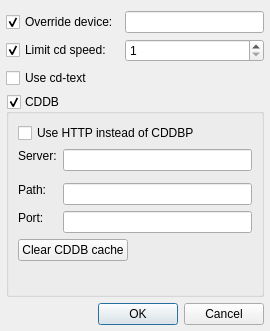
<?xml version="1.0" encoding="UTF-8"?>
<ui version="4.0">
 <class>SettingsDialog</class>
 <widget class="QDialog" name="SettingsDialog">
  <property name="geometry">
   <rect>
    <x>0</x>
    <y>0</y>
    <width>270</width>
    <height>331</height>
   </rect>
  </property>
  <property name="minimumSize">
   <size>
    <width>270</width>
    <height>331</height>
   </size>
  </property>
  <property name="maximumSize">
   <size>
    <width>270</width>
    <height>331</height>
   </size>
  </property>
  <property name="windowTitle">
   <string>CD Audio Plugin Settings</string>
  </property>
  <layout class="QGridLayout" name="gridLayout_2">
   <property name="leftMargin">
    <number>6</number>
   </property>
   <property name="rightMargin">
    <number>6</number>
   </property>
   <property name="bottomMargin">
    <number>6</number>
   </property>
   <item row="0" column="0">
    <widget class="QCheckBox" name="deviceCheckBox">
     <property name="focusPolicy">
      <enum>Qt::NoFocus</enum>
     </property>
     <property name="text">
      <string>Override device:</string>
     </property>
     <property name="checked">
      <bool>true</bool>
     </property>
    </widget>
   </item>
   <item row="0" column="1">
    <widget class="QLineEdit" name="deviceLineEdit"/>
   </item>
   <item row="1" column="0">
    <widget class="QCheckBox" name="speedCheckBox">
     <property name="focusPolicy">
      <enum>Qt::NoFocus</enum>
     </property>
     <property name="text">
      <string>Limit cd speed:</string>
     </property>
     <property name="checked">
      <bool>true</bool>
     </property>
    </widget>
   </item>
   <item row="1" column="1">
    <widget class="QSpinBox" name="speedSpinBox">
     <property name="minimum">
      <number>1</number>
     </property>
     <property name="maximum">
      <number>48</number>
     </property>
    </widget>
   </item>
   <item row="2" column="0" colspan="2">
    <widget class="QCheckBox" name="cdtextCheckBox">
     <property name="focusPolicy">
      <enum>Qt::NoFocus</enum>
     </property>
     <property name="text">
      <string>Use cd-text</string>
     </property>
    </widget>
   </item>
   <item row="3" column="0" colspan="2">
    <widget class="QGroupBox" name="cddbGroupBox">
     <property name="focusPolicy">
      <enum>Qt::NoFocus</enum>
     </property>
     <property name="title">
      <string>CDDB</string>
     </property>
     <property name="flat">
      <bool>false</bool>
     </property>
     <property name="checkable">
      <bool>true</bool>
     </property>
     <layout class="QGridLayout" name="gridLayout">
      <item row="0" column="0" colspan="2">
       <widget class="QCheckBox" name="httpCheckBox">
        <property name="focusPolicy">
         <enum>Qt::NoFocus</enum>
        </property>
        <property name="text">
         <string>Use HTTP instead of CDDBP</string>
        </property>
       </widget>
      </item>
      <item row="1" column="1">
       <widget class="QLineEdit" name="serverLineEdit"/>
      </item>
      <item row="1" column="0" rowspan="2">
       <widget class="QLabel" name="label">
        <property name="text">
         <string>Server:</string>
        </property>
        <property name="alignment">
         <set>Qt::AlignLeading|Qt::AlignLeft|Qt::AlignTop</set>
        </property>
       </widget>
      </item>
      <item row="3" column="0">
       <widget class="QLabel" name="label_2">
        <property name="text">
         <string>Path:</string>
        </property>
        <property name="alignment">
         <set>Qt::AlignLeading|Qt::AlignLeft|Qt::AlignTop</set>
        </property>
       </widget>
      </item>
      <item row="3" column="1">
       <widget class="QLineEdit" name="pathLineEdit"/>
      </item>
      <item row="4" column="1">
       <widget class="QLineEdit" name="portLineEdit"/>
      </item>
      <item row="4" column="0">
       <widget class="QLabel" name="label_3">
        <property name="text">
         <string>Port:</string>
        </property>
        <property name="alignment">
         <set>Qt::AlignLeading|Qt::AlignLeft|Qt::AlignTop</set>
        </property>
       </widget>
      </item>
      <item row="5" column="0" colspan="2">
       <layout class="QHBoxLayout" name="horizontalLayout_2">
        <item>
         <widget class="QPushButton" name="clearCacheButton">
          <property name="focusPolicy">
           <enum>Qt::NoFocus</enum>
          </property>
          <property name="text">
           <string>Clear CDDB cache</string>
          </property>
         </widget>
        </item>
        <item>
         <spacer name="horizontalSpacer">
          <property name="orientation">
           <enum>Qt::Horizontal</enum>
          </property>
          <property name="sizeHint" stdset="0">
           <size>
            <width>40</width>
            <height>20</height>
           </size>
          </property>
         </spacer>
        </item>
       </layout>
      </item>
      <item row="6" column="0">
       <spacer name="verticalSpacer">
        <property name="orientation">
         <enum>Qt::Vertical</enum>
        </property>
        <property name="sizeHint" stdset="0">
         <size>
          <width>20</width>
          <height>40</height>
         </size>
        </property>
       </spacer>
      </item>
     </layout>
    </widget>
   </item>
   <item row="4" column="0" colspan="2">
    <widget class="QDialogButtonBox" name="buttonBox">
     <property name="standardButtons">
      <set>QDialogButtonBox::Cancel|QDialogButtonBox::Ok</set>
     </property>
    </widget>
   </item>
  </layout>
 </widget>
 <resources/>
 <connections>
  <connection>
   <sender>buttonBox</sender>
   <signal>accepted()</signal>
   <receiver>SettingsDialog</receiver>
   <slot>accept()</slot>
   <hints>
    <hint type="sourcelabel">
     <x>253</x>
     <y>118</y>
    </hint>
    <hint type="destinationlabel">
     <x>95</x>
     <y>53</y>
    </hint>
   </hints>
  </connection>
  <connection>
   <sender>buttonBox</sender>
   <signal>rejected()</signal>
   <receiver>SettingsDialog</receiver>
   <slot>reject()</slot>
   <hints>
    <hint type="sourcelabel">
     <x>253</x>
     <y>118</y>
    </hint>
    <hint type="destinationlabel">
     <x>130</x>
     <y>63</y>
    </hint>
   </hints>
  </connection>
  <connection>
   <sender>deviceCheckBox</sender>
   <signal>toggled(bool)</signal>
   <receiver>deviceLineEdit</receiver>
   <slot>setEnabled(bool)</slot>
   <hints>
    <hint type="sourcelabel">
     <x>84</x>
     <y>17</y>
    </hint>
    <hint type="destinationlabel">
     <x>151</x>
     <y>17</y>
    </hint>
   </hints>
  </connection>
  <connection>
   <sender>speedCheckBox</sender>
   <signal>toggled(bool)</signal>
   <receiver>speedSpinBox</receiver>
   <slot>setEnabled(bool)</slot>
   <hints>
    <hint type="sourcelabel">
     <x>99</x>
     <y>42</y>
    </hint>
    <hint type="destinationlabel">
     <x>134</x>
     <y>45</y>
    </hint>
   </hints>
  </connection>
 </connections>
</ui>
